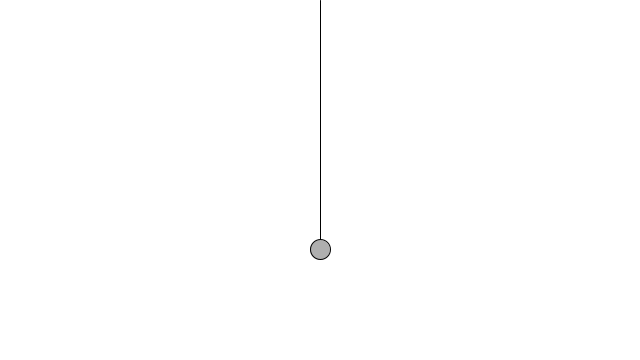
Frame 1 (no input)
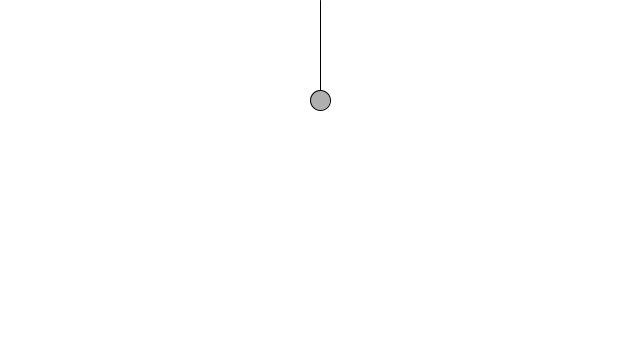
Frame 60 (the mouse pressed at the canvas centre just before this capture)
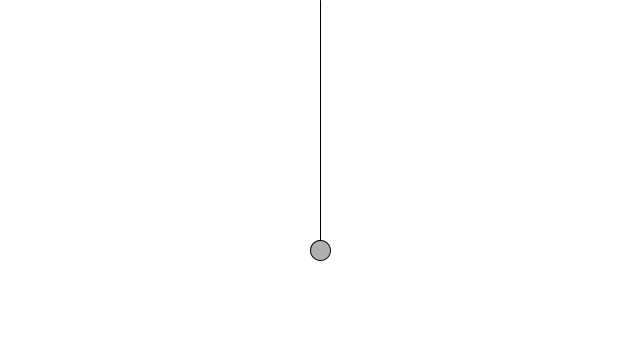
Frame 120 (the mouse held since frame 60 and released just before this capture)

The Processing sketch that drew these frames (run headless with seeded random() and noise(); from frame 60 on, the mouse is pressed at the canvas centre):

// Processing sketch: exer_3_6
// ── exer_3_6.pde
/* Rilla's solution for exercise 3.6 in Daniel Shiffman's The Nature of Code 
 
Exercise 3.6
Using the sine function, create a simulation of a weight (sometimes referred to 
as a “bob”) that hangs from a spring from the top of the window. Use the map() 
function to calculate the vertical location of the bob. Later in this chapter, 
we’ll see how to recreate this same simulation by modeling the forces of a spring 
according to Hooke’s law. */

void setup() {
  size(640,360);
}
 
void draw() {
  background(255);
 
 // set period to 120 frames i.e. go through a complete cycle every 120 frames
  float period = 120;
  
  // frameCount/period basically works out how far through each oscillation we are
  // multiplying this amount by TWO_PI gives us the angle to feed into cos
  // and the resultant y value gives us our oscillation "height"
  float y = cos(TWO_PI * frameCount / period);
  
  // cos will return something between [-1, 1]
  // map this to an amount in the range of [100, 250]
  y = map(y, -1, 1, 100, 250);
  
  stroke(0);
  fill(175);
  translate(width/2, 0);
  
  // draw a line and an ellipse reflecting this oscillation hight
  line(0, 0, 0, y);
  ellipse(0, y, 20, 20);
}
